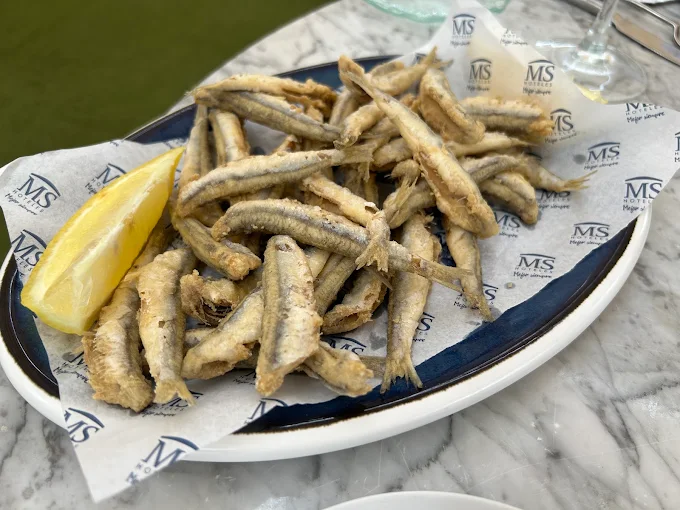
#> input picture produccion/reels-genz/tropican-beach-club/referencias/boquerones.webp, 680 x 510 px
$ python -i papel_lib.py   (imports and definitions only)
#> lines starting #> are read from the running program, lines starting #| are printed output that depends on the picture
"""Biblioteca de la skill papel-stopmotion: cortar una imagen en piezas de papel, sin intervención.

Funciones puras (numpy, scipy, PIL). Las usa recortar.py. Salen del caso «La terraza que se llena»
(produccion/society-papel-recortado), generalizadas para que ninguna necesite polígonos ni medidas a mano.
"""
import math

import numpy as np
from PIL import Image
from scipy import ndimage as ndi

CREMA = np.array([236, 231, 219], np.float32)


# --- ruido y papel -------------------------------------------------------------------------------------
# [5 lines left out: function _blur, not called in this run]


def ruido(h, w, seed, s):
    n = _blur(np.random.default_rng(seed).standard_normal((h, w)), s)
    return n / (n.std() + 1e-9)


def grano(h, w, seed):
    return ruido(h, w, seed, 1.2) * 0.6 + ruido(h, w, seed + 1, 5) * 0.4


# [25 lines left out: functions mascara_y_fibra, fibra_rgba, not called in this run]


# --- color -------------------------------------------------------------------------------------------
def lab(rgb):
    c = np.asarray(rgb, np.float32) / 255
    c = np.where(c > 0.04045, ((c + 0.055) / 1.055) ** 2.4, c / 12.92)
    m = np.array([[0.4124, 0.3576, 0.1805], [0.2126, 0.7152, 0.0722], [0.0193, 0.1192, 0.9505]], np.float32)
    xyz = c @ m.T / np.array([0.95047, 1, 1.08883], np.float32)
    f = np.where(xyz > 0.008856, np.cbrt(xyz), 7.787 * xyz + 16 / 116)
    return np.dstack([116 * f[..., 1] - 16, 500 * (f[..., 0] - f[..., 1]), 200 * (f[..., 1] - f[..., 2])])


def mediana(A, s):
    return np.dstack([ndi.median_filter(A[..., c], size=s) for c in range(3)])


# --- regiones: cada trozo de papel de la imagen ---------------------------------------------------------
def _ranuras(L, chroma):
    """Líneas finas, claras y sin color: las ranuras blancas entre piezas."""
    return (L - ndi.grey_opening(L, size=(9, 9)) > 7) & (L > 70) & (chroma < 22)


# [6 lines left out: function _pares, not called in this run]


def _reetiqueta(et):
    return np.unique(et, return_inverse=True)[1].reshape(et.shape).astype(np.int32)


def _fusiona_pequenas(et, L, min_area):
    for _ in range(40):
        et = _reetiqueta(et)
        n = int(et.max()) + 1
        idx = np.arange(n)
        area = np.bincount(et.ravel(), minlength=n)
        chicas = area < min_area
        if not chicas.any():
            break
        med = np.stack([ndi.mean(L[..., c], et, idx) for c in range(3)], 1)
        a, b, _ = _pares(et)
        lo, hi = np.minimum(a, b), np.maximum(a, b)
        cod, cnt = np.unique(lo * n + hi, return_counts=True)
        pa, pb = cod // n, cod % n
        dest, mejor = idx.copy(), np.full(n, np.inf)
        for x, y in ((pa, pb), (pb, pa)):
            sel = chicas[x]
            d = np.linalg.norm(med[x[sel]] - med[y[sel]], axis=1) - 0.002 * cnt[sel]
            for xi, yi, di in zip(x[sel], y[sel], d):
                if di < mejor[xi]:
                    mejor[xi], dest[xi] = di, yi
        for i in np.nonzero(chicas)[0]:
            j = dest[i]
            if chicas[j] and dest[j] == i and j > i:
                dest[i] = i
        for _ in range(8):
            dest = dest[dest]
        et = dest[et]
    return _reetiqueta(et)


# [5 lines left out: function _raiz, not called in this run]


def _fusiona_parecidas(et, L, rn, de_max, ranura_max=0.25):
    """Une vecinas de color parecido si su frontera no va sobre una ranura blanca (textura, no corte)."""
    rnd = ndi.binary_dilation(rn, iterations=3)
    for _ in range(4):
        n = int(et.max()) + 1
        idx = np.arange(n)
        med = np.stack([ndi.mean(L[..., c], et, idx) for c in range(3)], 1)
        a = np.concatenate([et[:, :-1].ravel(), et[:-1, :].ravel()]).astype(np.int64)
        b = np.concatenate([et[:, 1:].ravel(), et[1:, :].ravel()]).astype(np.int64)
        r = np.concatenate([(rnd[:, :-1] | rnd[:, 1:]).ravel(), (rnd[:-1, :] | rnd[1:, :]).ravel()])
        k = a != b
        lo, hi, r = np.minimum(a[k], b[k]), np.maximum(a[k], b[k]), r[k]
        uc, inv, tot = np.unique(lo * n + hi, return_inverse=True, return_counts=True)
        enr = np.bincount(inv, weights=r.astype(np.float64))
        pa, pb = uc // n, uc % n
        ok = (np.linalg.norm(med[pa] - med[pb], axis=1) < de_max) & (enr / tot < ranura_max) & (tot >= 12)
        if not ok.any():
            break
        p = idx.copy()
        for x, y in zip(pa[ok], pb[ok]):
            rx, ry = _raiz(p, x), _raiz(p, y)
            if rx != ry:
                p[max(rx, ry)] = min(rx, ry)
        et = _reetiqueta(np.array([_raiz(p, i) for i in idx])[et])
    return et


def regiones(img, min_area=260, umbral=0.42, de_max=8.0, validos=None):
    """Etiquetas H x W: mediana, gradiente de color, watershed desde lo plano y fusiones.
    `validos`: zona que cuenta para los umbrales (si la imagen viene enmascarada)."""
    rgb = np.asarray(img, np.float32)[..., :3]
    L = lab(mediana(rgb, 5))
    chroma = np.hypot(L[..., 1], L[..., 2])
    g = ndi.gaussian_filter(sum(np.hypot(ndi.sobel(L[..., c], 0), ndi.sobel(L[..., c], 1)) for c in range(3)), 1.0)
    rn = _ranuras(L[..., 0], chroma)
    gv = g if validos is None else g[validos]
    plano = ndi.binary_erosion((g < np.quantile(gv, umbral)) & ~ndi.binary_dilation(rn, iterations=1), iterations=2)
    sem, _ = ndi.label(plano)
    area = np.bincount(sem.ravel())
    sem[area[sem] < 30] = 0
    sem = _reetiqueta(sem)
    g8 = np.clip(g / np.quantile(gv, 0.995) * 255, 0, 255).astype(np.uint8)
    et = ndi.watershed_ift(g8, sem)
    et = _fusiona_pequenas(et, L, min_area)
    return _fusiona_parecidas(et, L, rn, de_max)


# --- rellenos ----------------------------------------------------------------------------------------
# [216 lines left out: functions desenfoca, relleno_suave, muestras_textura, estampa, conexos, trocea and 4 more, not called in this run]

>>> import cv2
>>> picture = cv2.imread('../../../produccion/reels-genz/tropican-beach-club/referencias/boquerones.webp', cv2.IMREAD_GRAYSCALE)
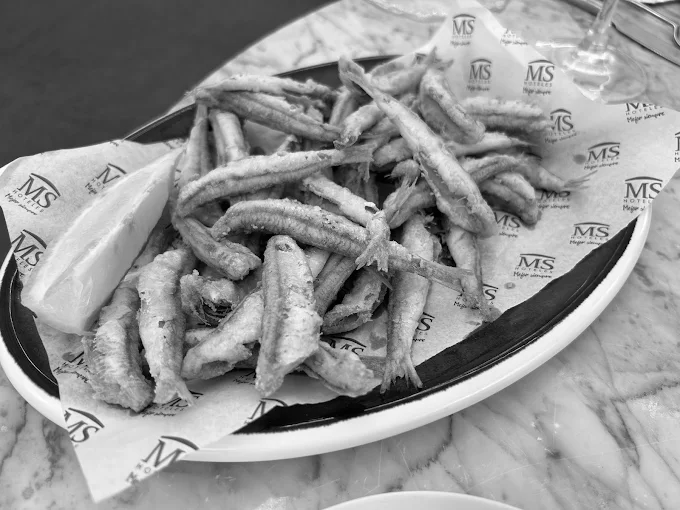
#> picture: shape (510, 680); min 0, max 255, mean 147.4
>>> result = regiones(picture)
#> in regiones, `rgb = np.asarray(img, np.float32)[..., :3]`: rgb = 510 rows, first 8: [63, 63, 63], [63, 63, 63], [63, 63, 63], [63, 63, 63], [63, 63, 64], [63, 63, 64], [63, 63, 64], [63, 63, 64]
#> in lab, `c = np.asarray(rgb, np.float32) / 255`: c = 510 rows, first 8: [0.247, 0.247, 0.247], [0.247, 0.247, 0.247], [0.247, 0.247, 0.247], [0.247, 0.247, 0.247], [0.247, 0.247, 0.251], [0.247, 0.247, 0.251], [0.247, 0.247, 0.251], [0.247, 0.247, 0.251]
#> in lab, `c = np.where(c > 0.04045, ((c + 0.055) / 1.055) ** 2.4, c / 12.92)`: c = 510 rows, first 8: [0.0497, 0.0497, 0.0497], [0.0497, 0.0497, 0.0497], [0.0497, 0.0497, 0.0497], [0.0497, 0.0497, 0.0497], [0.0497, 0.0497, 0.0513], [0.0497, 0.0497, 0.0513], [0.0497, 0.0497, 0.0513], [0.0497, 0.0497, 0.0513]
#> in lab, `xyz = c @ m.T / np.array([0.95047, 1, 1.08883], np.float32)`: xyz = 510 rows, first 8: [0.0497, 0.0497, 0.0497], [0.0497, 0.0497, 0.0497], [0.0497, 0.0497, 0.0497], [0.0497, 0.0497, 0.0497], [0.05, 0.0498, 0.0511], [0.05, 0.0498, 0.0511], [0.05, 0.0498, 0.0511], [0.05, 0.0498, 0.0511]
#> in lab, `f = np.where(xyz > 0.008856, np.cbrt(xyz), 7.787 * xyz + 16 / 116)`: f = 510 rows, first 8: [0.368, 0.368, 0.368], [0.368, 0.368, 0.368], [0.368, 0.368, 0.368], [0.368, 0.368, 0.368], [0.368, 0.368, 0.371], [0.368, 0.368, 0.371], [0.368, 0.368, 0.371], [0.368, 0.368, 0.371]
#> in regiones, `L = lab(mediana(rgb, 5))`: L = 510 rows, first 8: [26.65, 0.00192, -0.00383], [26.65, 0.00192, -0.00383], [26.65, 0.00192, -0.00383], [26.65, 0.00192, -0.00383], [26.68, 0.228, -0.615], [26.68, 0.228, -0.615], [26.68, 0.228, -0.615], [26.68, 0.228, -0.615]
#> in regiones, `area = np.bincount(sem.ravel())`: area = [510]
#> the loop in _fusiona_pequenas, `for _ in range(40):` made 1 pass
#> (n, area, chicas) on pass 1: (1, [510], [False])
#> the loop in _fusiona_parecidas, `for _ in range(4):` made 1 pass
#> (n, med) on pass 1: (1, [[47.87, 1.25, 0.763]])

$ run again, on produccion/reels-genz/tropican-beach-club/referencias/coctail.webp
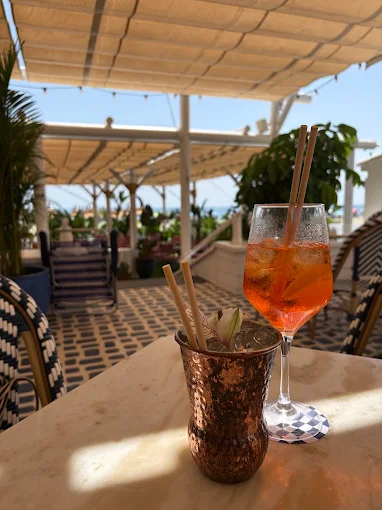
#> input picture produccion/reels-genz/tropican-beach-club/referencias/coctail.webp, 382 x 510 px
#> `picture = cv2.imread('../../../produccion/reels-genz/tropican-beach-cl..`:
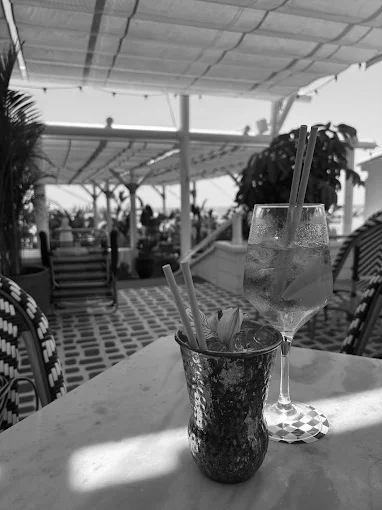
#> picture: shape (510, 382); min 0, max 255, mean 114.4
#> rgb = 510 rows, first 8: [69, 66, 146], [75, 60, 127], [83, 53, 99], [88, 48, 80], [95, 54, 60], [100, 61, 56], [109, 73, 52], [114, 80, 49]
#> in lab, `c = np.asarray(rgb, np.float32) / 255`: c = 510 rows, first 8: [0.294, 0.235, 0.498], [0.294, 0.235, 0.498], [0.325, 0.212, 0.388], [0.345, 0.212, 0.314], [0.373, 0.212, 0.235], [0.392, 0.239, 0.22], [0.427, 0.286, 0.22], [0.431, 0.314, 0.22]
#> in lab, `c = np.where(c > 0.04045, ((c + 0.055) / 1.055) ** 2.4, c / 12.92)`: c = 510 rows, first 8: [0.0704, 0.0452, 0.212], [0.0704, 0.0452, 0.212], [0.0865, 0.0369, 0.125], [0.0976, 0.0369, 0.0802], [0.114, 0.0369, 0.0452], [0.127, 0.0467, 0.0395], [0.153, 0.0666, 0.0395], [0.156, 0.0802, 0.0395]
#> xyz = 510 rows, first 8: [0.0878, 0.0626, 0.191], [0.0878, 0.0626, 0.191], [0.0751, 0.0538, 0.114], [0.0715, 0.0529, 0.0758], [0.0721, 0.054, 0.0455], [0.0804, 0.0633, 0.0419], [0.0989, 0.083, 0.0445], [0.105, 0.0934, 0.0461]
#> f = 510 rows, first 8: [0.445, 0.397, 0.576], [0.445, 0.397, 0.576], [0.422, 0.377, 0.486], [0.415, 0.375, 0.423], [0.416, 0.378, 0.357], [0.432, 0.399, 0.347], [0.462, 0.436, 0.354], [0.472, 0.454, 0.358]
#> L = 510 rows, first 8: [30.06, 23.73, -35.86], [30.06, 23.73, -35.86], [27.79, 22.22, -21.62], [27.55, 19.76, -9.55], [27.84, 19.16, 4.18], [30.24, 16.47, 10.26], [34.6, 13.13, 16.36], [36.63, 9.3, 19.04]
#> in regiones, `area = np.bincount(sem.ravel())`: area = [510]
#> the loop in _fusiona_pequenas, `for _ in range(40):` made 1 pass
#> (n, area, chicas) on pass 1: (1, [510], [False])
#> the loop in _fusiona_parecidas, `for _ in range(4):` made 1 pass
#> (n, med) on pass 1: (1, [[24.62, 1.07, 0.349]])

$ run again, on produccion/reels-genz/tropican-beach-club/referencias/espeto.webp
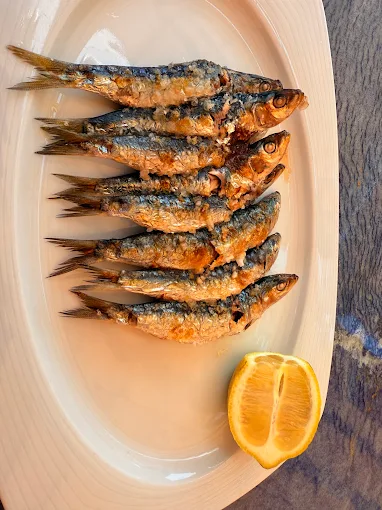
#> input picture produccion/reels-genz/tropican-beach-club/referencias/espeto.webp, 382 x 510 px
#> `picture = cv2.imread('../../../produccion/reels-genz/tropican-beach-cl..`:
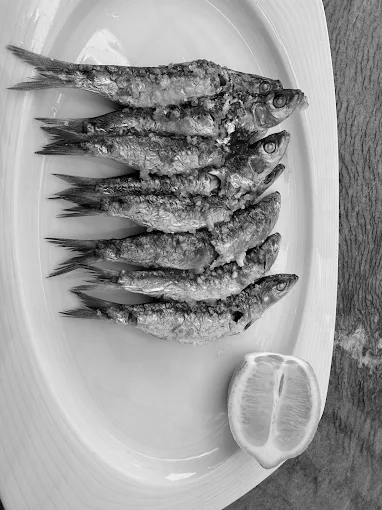
#> picture: shape (510, 382); min 0, max 254, mean 154.1
#> rgb = 510 rows, first 8: [188, 188, 189], [188, 188, 189], [188, 188, 189], [187, 187, 188], [187, 187, 188], [185, 185, 187], [185, 185, 186], [185, 185, 186]
#> in lab, `c = np.asarray(rgb, np.float32) / 255`: c = 510 rows, first 8: [0.737, 0.737, 0.741], [0.737, 0.737, 0.741], [0.737, 0.737, 0.741], [0.733, 0.733, 0.737], [0.733, 0.733, 0.737], [0.725, 0.725, 0.733], [0.725, 0.725, 0.729], [0.725, 0.725, 0.729]
#> in lab, `c = np.where(c > 0.04045, ((c + 0.055) / 1.055) ** 2.4, c / 12.92)`: c = 510 rows, first 8: [0.503, 0.503, 0.509], [0.503, 0.503, 0.509], [0.503, 0.503, 0.509], [0.497, 0.497, 0.503], [0.497, 0.497, 0.503], [0.485, 0.485, 0.497], [0.485, 0.485, 0.491], [0.485, 0.485, 0.491]
#> xyz = 510 rows, first 8: [0.504, 0.503, 0.508], [0.504, 0.503, 0.508], [0.504, 0.503, 0.508], [0.498, 0.497, 0.502], [0.498, 0.497, 0.502], [0.487, 0.486, 0.496], [0.486, 0.486, 0.49], [0.486, 0.486, 0.49]
#> f = 510 rows, first 8: [0.796, 0.795, 0.798], [0.796, 0.795, 0.798], [0.796, 0.795, 0.798], [0.793, 0.792, 0.795], [0.793, 0.792, 0.795], [0.787, 0.786, 0.791], [0.786, 0.786, 0.789], [0.786, 0.786, 0.789]
#> L = 510 rows, first 8: [76.27, 0.19, -0.512], [76.27, 0.19, -0.512], [76.27, 0.19, -0.512], [75.91, 0.19, -0.513], [75.91, 0.19, -0.513], [75.2, 0.378, -1.02], [75.18, 0.19, -0.514], [75.18, 0.19, -0.514]
#> in regiones, `area = np.bincount(sem.ravel())`: area = [510]
#> the loop in _fusiona_pequenas, `for _ in range(40):` made 1 pass
#> (n, area, chicas) on pass 1: (1, [510], [False])
#> the loop in _fusiona_parecidas, `for _ in range(4):` made 1 pass
#> (n, med) on pass 1: (1, [[73.75, -0.223, -1.23]])

$ run again, on produccion/reels-genz/tropican-beach-club/referencias/pescado-brasa.webp
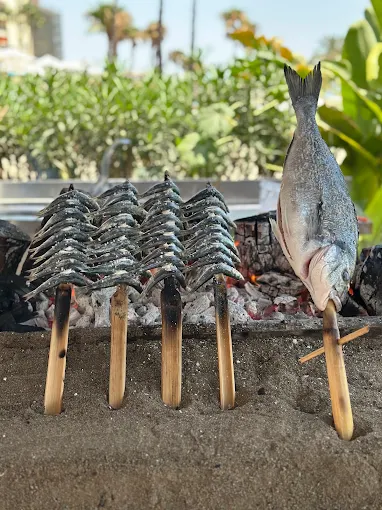
#> input picture produccion/reels-genz/tropican-beach-club/referencias/pescado-brasa.webp, 382 x 510 px
#> `picture = cv2.imread('../../../produccion/reels-genz/tropican-beach-cl..`:
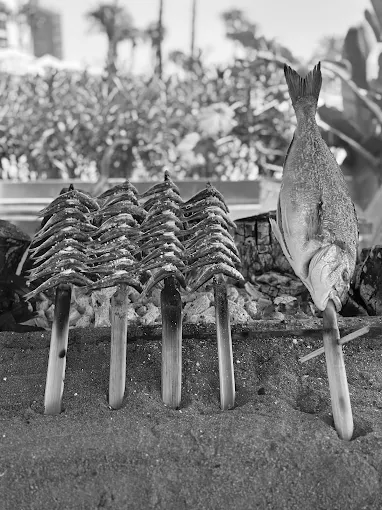
#> picture: shape (510, 382); min 0, max 255, mean 124.8
#> rgb = 510 rows, first 8: [218, 225, 234], [204, 211, 220], [185, 192, 201], [172, 179, 188], [165, 167, 170], [165, 167, 171], [160, 162, 165], [149, 151, 155]
#> in lab, `c = np.asarray(rgb, np.float32) / 255`: c = 510 rows, first 8: [0.8, 0.827, 0.863], [0.8, 0.827, 0.863], [0.725, 0.753, 0.788], [0.675, 0.702, 0.737], [0.647, 0.655, 0.671], [0.647, 0.655, 0.667], [0.627, 0.635, 0.647], [0.584, 0.592, 0.608]
#> in lab, `c = np.where(c > 0.04045, ((c + 0.055) / 1.055) ** 2.4, c / 12.92)`: c = 510 rows, first 8: [0.604, 0.651, 0.716], [0.604, 0.651, 0.716], [0.485, 0.527, 0.584], [0.413, 0.451, 0.503], [0.376, 0.386, 0.407], [0.376, 0.386, 0.402], [0.352, 0.361, 0.376], [0.301, 0.309, 0.328]
#> xyz = 510 rows, first 8: [0.643, 0.646, 0.707], [0.643, 0.646, 0.707], [0.52, 0.522, 0.576], [0.444, 0.446, 0.496], [0.386, 0.386, 0.404], [0.385, 0.385, 0.4], [0.36, 0.36, 0.374], [0.309, 0.309, 0.325]
#> f = 510 rows, first 8: [0.863, 0.864, 0.891], [0.863, 0.864, 0.891], [0.804, 0.805, 0.832], [0.763, 0.764, 0.791], [0.728, 0.728, 0.74], [0.727, 0.728, 0.737], [0.711, 0.712, 0.721], [0.676, 0.676, 0.688]
#> L = 510 rows, first 8: [84.27, -0.657, -5.27], [84.27, -0.657, -5.27], [77.42, -0.66, -5.36], [72.66, -0.662, -5.43], [68.44, 0.0666, -2.32], [68.42, -0.128, -1.8], [66.54, -0.129, -1.81], [62.41, 0.0692, -2.36]
#> in regiones, `area = np.bincount(sem.ravel())`: area = [510]
#> the loop in _fusiona_pequenas, `for _ in range(40):` made 1 pass
#> (n, area, chicas) on pass 1: (1, [510], [False])
#> the loop in _fusiona_parecidas, `for _ in range(4):` made 1 pass
#> (n, med) on pass 1: (1, [[47.34, 0.458, -0.793]])
